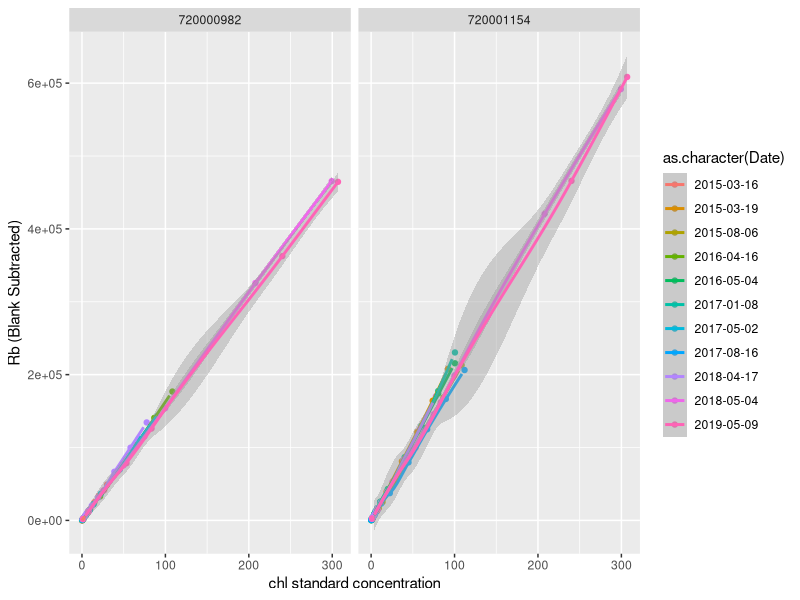
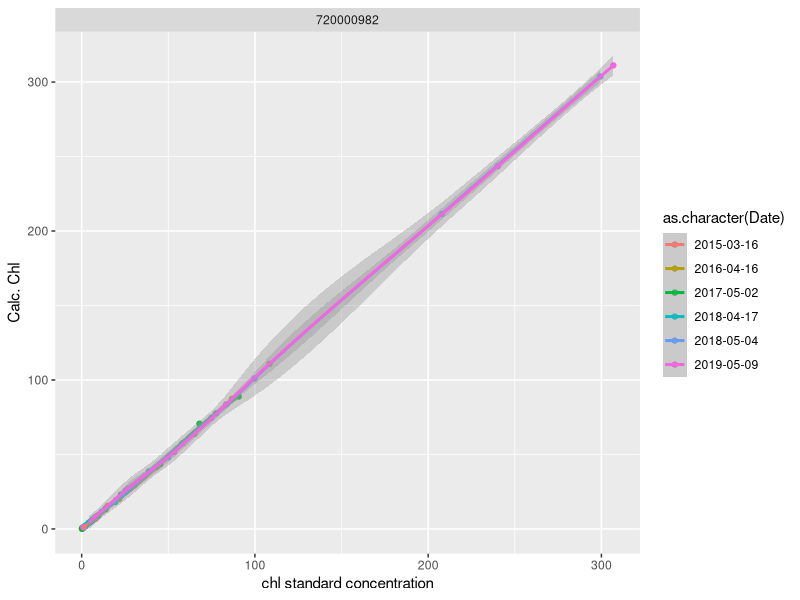
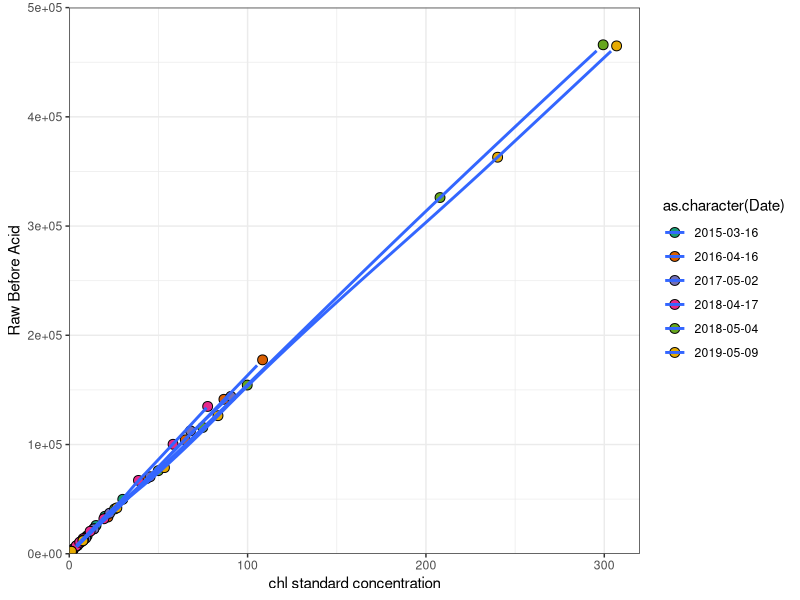

The R source for these figures, in order:
## ---- chunk 1
#Load packages
library(tidyverse)
library(readxl)
library(here)
## ---- chunk 2
#Upload calibration sheet
cali <- read_xlsx(here("files", "instrument_calibrations.xlsx"))
## ---- chunk 3
#Let's look at the different calibrations together
cali %>% 
  ggplot(aes(`chl standard concentration`, `Rb (Blank Subtracted)`, color = as.character(Date))) +
  geom_point() +
  geom_smooth(model = "lm", fullrange = TRUE) +
  facet_wrap(~ `Fluorometer #`)
## ---- chunk 4
#Let's look at the different calibrations together
cali %>%
  filter(`Fluorometer #` == "720000982") %>% 
  ggplot(aes(`chl standard concentration`, `Calc. Chl`, color = as.character(Date))) +
  geom_point() +
  geom_smooth(model = "lm", fullrange = TRUE) +
  facet_wrap(~ `Fluorometer #`)
## ---- chunk 5
#Let's look at the different calibrations together
cali %>%
  filter(`Fluorometer #` == "720000982") %>% 
  ggplot(aes(`chl standard concentration`, `Raw Before Acid`, fill = as.character(Date))) + 
  geom_point(size= 3 , shape = 21, color = "black") +
  geom_smooth(model = "lm_right", fullrange = TRUE, se = FALSE) +
  scale_x_continuous(expand=c(0,0), limits=c(0,320)) +
  scale_y_continuous(expand=c(0,0), limits=c(-50,500000)) +
  coord_cartesian(xlim=c(0,320), ylim=c(0,500000)) +
  scale_color_brewer(palette = "Dark2") +
  scale_fill_brewer(palette = "Dark2") +
  theme_bw() 
  # facet_wrap(~ as.character(Date), nrow = 2)
